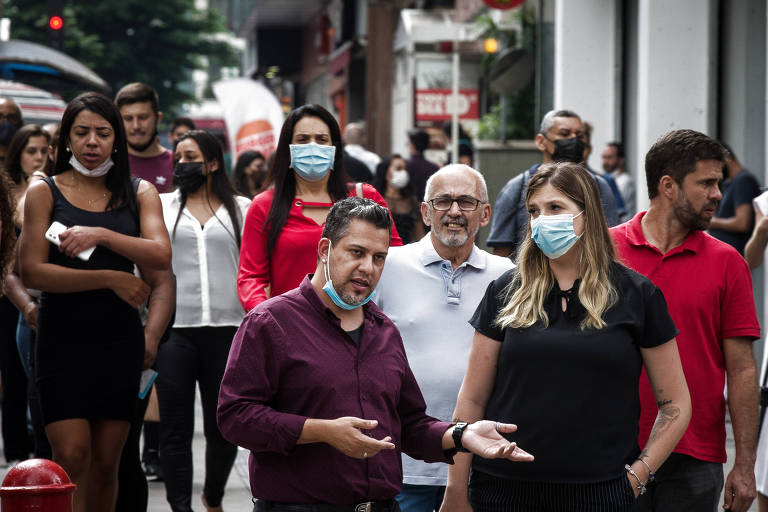
#> input picture imagem_pessoas_mascara.png, 768 x 512 px
$ python 01_estudo.py
#> lines starting #> are read from the running program, lines starting #| are printed output that depends on the picture; after the words box and inside, x2 and y2 are one past the last pixel; in counts of white or black regions, pixels touching at a corner belong together
import cv2 as cv #OpenCV
import matplotlib.pyplot as plt
import numpy as np

### FUNC
def mostrar_imagem(img):
    # Abre a imagem sem deixar a cor RGB
    imagem_rgb = cv.cvtColor(img, cv.COLOR_BGR2RGB)
    plt.imshow(imagem_rgb)

### INICIANDO

imagem_pessoas_mascara = cv.imread('imagem_pessoas_mascara.png')
#> imagem_pessoas_mascara is the input picture: shape (512, 768, 3); mean B, G, R 73.6, 71.9, 88.8
imagem_cinza = cv.cvtColor(imagem_pessoas_mascara, cv.COLOR_BGR2GRAY)
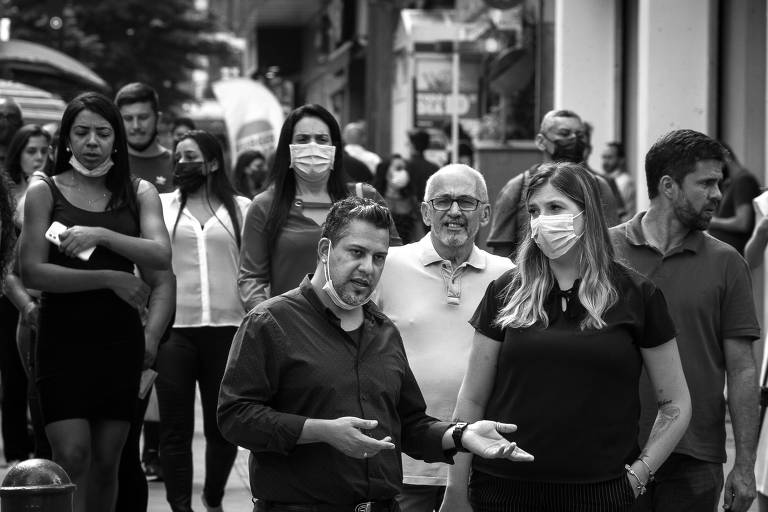
#> imagem_cinza: shape (512, 768); min 0, max 255, mean 77.2

print(type(imagem_pessoas_mascara))
#| <class 'numpy.ndarray'>

#cv.imshow('Pessoas', imagem_pessoas_mascara)

features_haar = "haarcascade_frontalface_alt2.xml"
caminho = f'{cv.data.haarcascades}/{features_haar}'

classificador = cv.CascadeClassifier(caminho)

faces = classificador.detectMultiScale(imagem_cinza)
#> faces = [[115, 101, 43, 43], [17, 134, 44, 44], [65, 111, 56, 56], [282, 116, 61, 61], [685, 162, 56, 56], [425, 179, 59, 59], [512, 186, 65, 65], [331, 226, 73, 73]]

imagem_copia = np.array(imagem_pessoas_mascara)

for x,y,w,h in faces:
    cv.rectangle(imagem_copia, (x,y), (x+w, y+h), (0,0,255), 2)
#> this loop made 8 passes
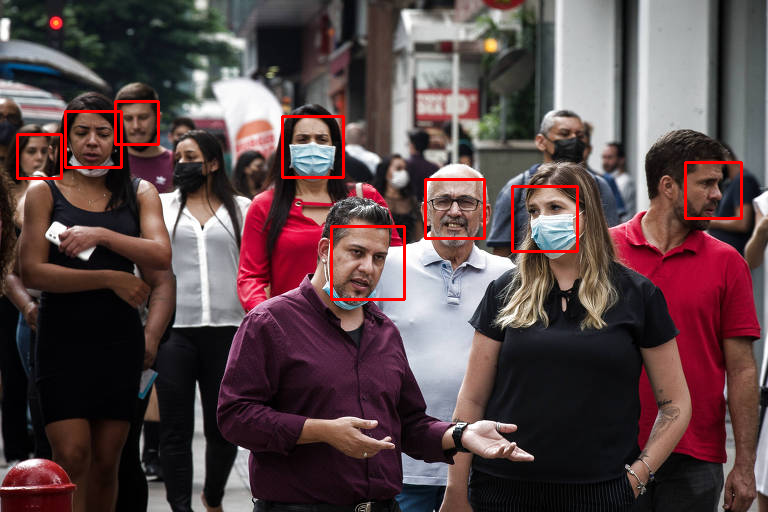
#> imagem_copia: shape (512, 768, 3); 1.38% of pixels changed, all inside (x1, y1, x2, y2) = (16, 100, 743, 301)

cv.imshow('Teste', imagem_copia)
mostrar_imagem(imagem_copia)

mostrar_imagem(imagem_pessoas_mascara)

cv.imwrite('./imagens_faces/imagem_reconhece_mascara.jpg', imagem_copia)
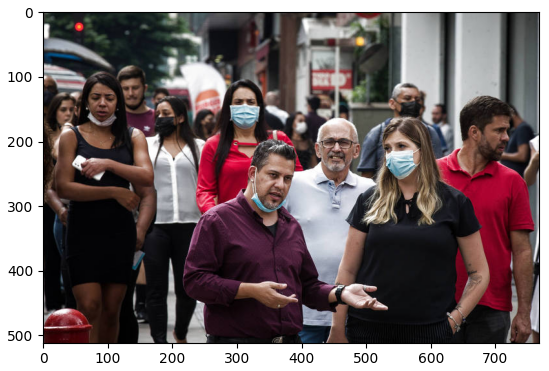
#> figure drawn by matplotlib, 1 panel

$ run again, with pessoas_mascara1.png copied over imagem_pessoas_mascara.png
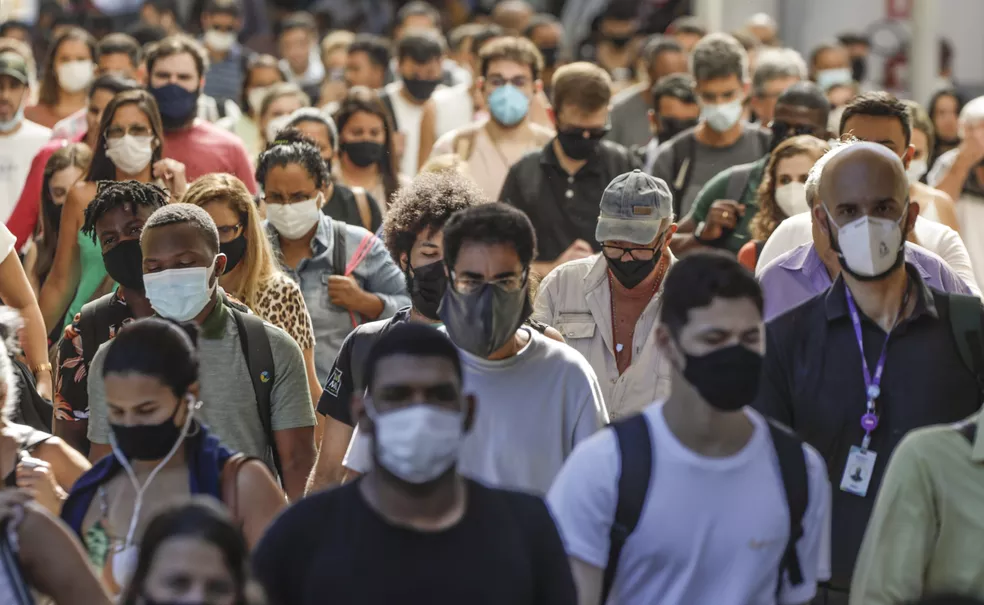
#> input picture pessoas_mascara1.png, 984 x 605 px
#> imagem_pessoas_mascara is the input picture: shape (605, 984, 3); mean B, G, R 93.8, 96.6, 105.9
#> `imagem_cinza = cv.cvtColor(imagem_pessoas_mascara, cv.COLOR_BGR2GRAY)`:
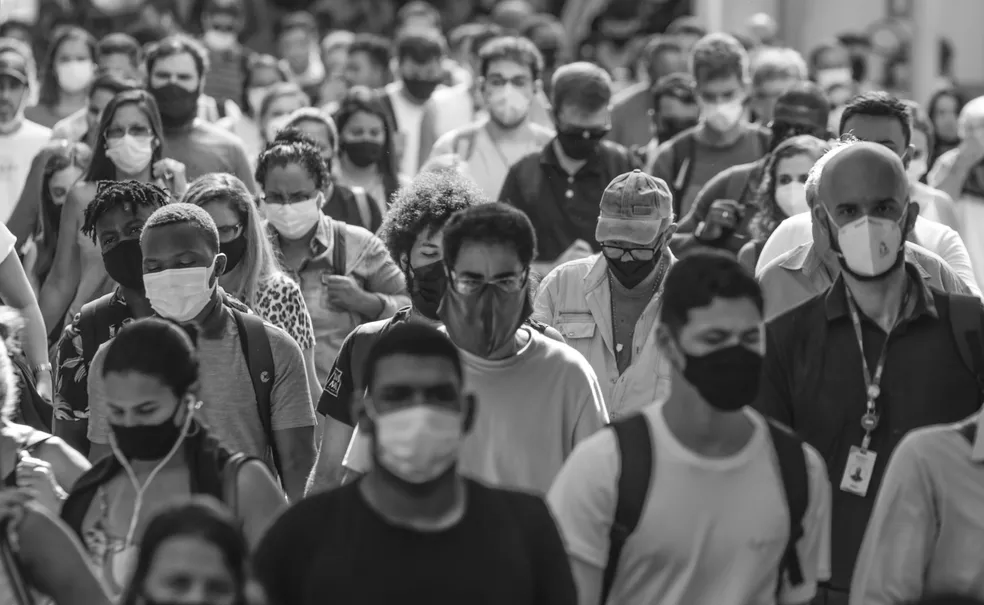
#> imagem_cinza: shape (605, 984); min 14, max 255, mean 99.1
#| <class 'numpy.ndarray'>
#> faces = [[49, 41, 48, 48], [148, 56, 52, 52], [342, 114, 47, 47], [767, 159, 54, 54], [98, 109, 61, 61], [478, 59, 60, 60]]
#> the loop `for x,y,w,h in faces:` made 6 passes
#> `cv.imwrite('./imagens_faces/imagem_reconhece_mascara.jpg', imagem_copia)`:
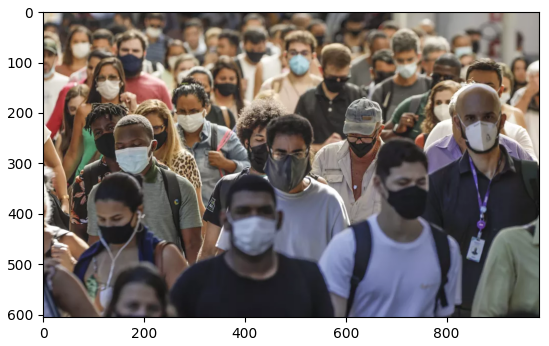
#> figure drawn by matplotlib, 1 panel
